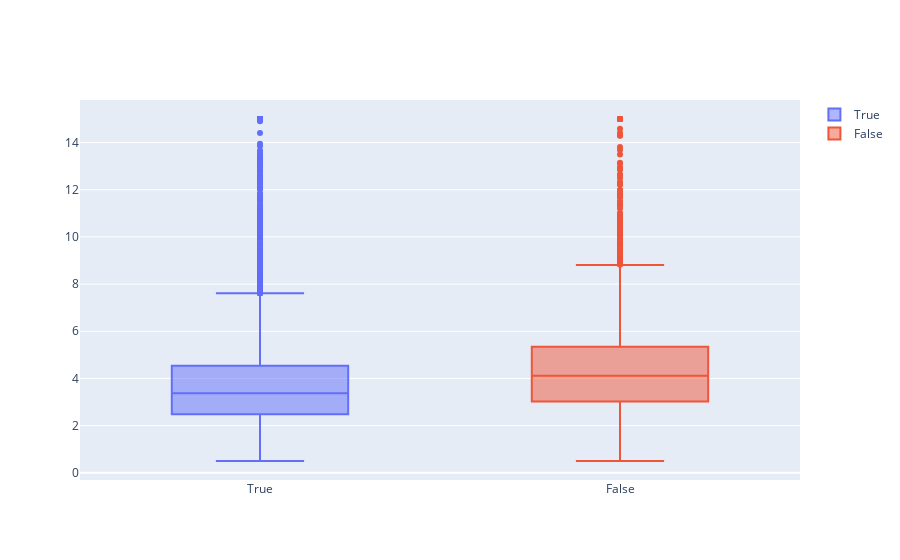

Here is the notebook cell this chart was saved with:
### Code cell
data = []
for bedrm in df.big_bedrm.unique():
    data.append(
        go.Box(y=df[df.big_bedrm == bedrm].MedInc, name=str(bedrm))
    )

iplot(data, show_link=False)

### Figure 1 — Plotly figure (JSON) as saved in the notebook; plotly's stock layout.template omitted (floating-point values rounded to 4 significant figures; data arrays with more than 128 entries replaced by an {"elided": "..."} marker saying what was removed)
{"data": [{"name": "True", "type": "box", "y": {"elided": "15957 float values"}}, {"name": "False", "type": "box", "y": {"elided": "4683 float values"}}], "layout": {}}
